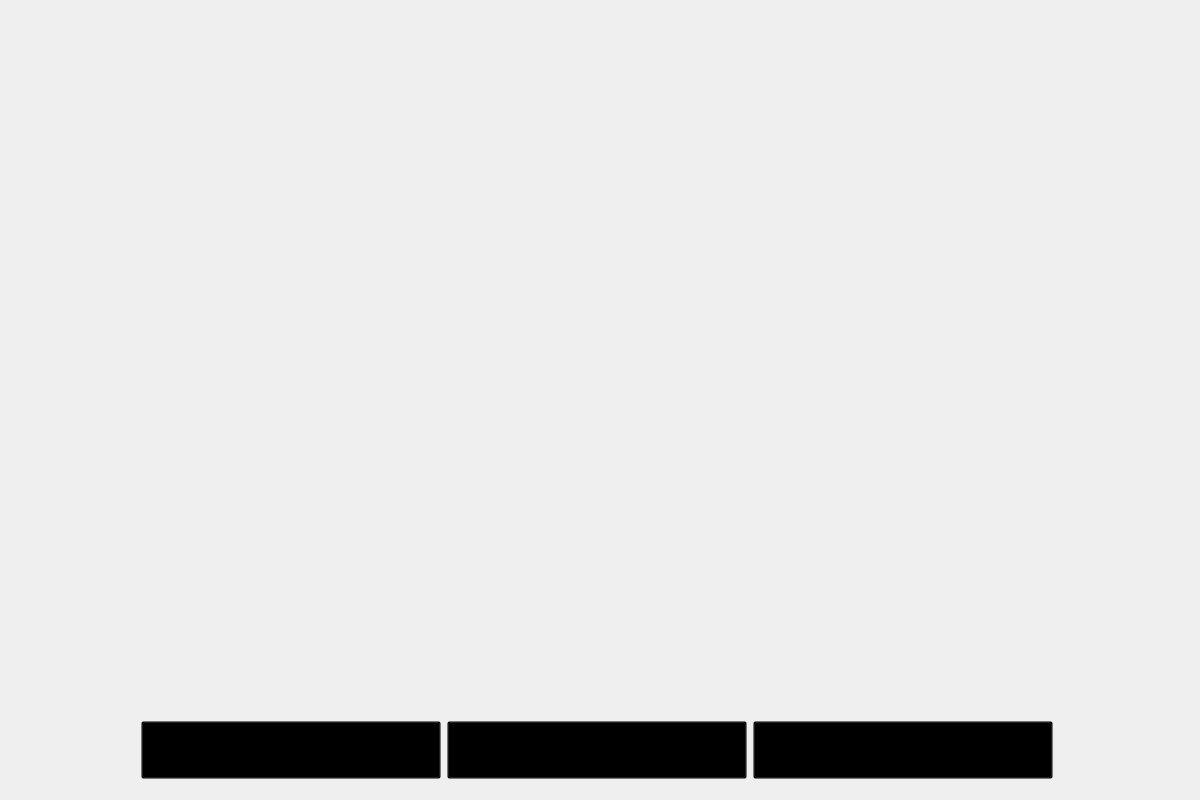
<?xml version="1.0" encoding="UTF-8"?>
<ui version="4.0">
 <class>custom_menu</class>
 <widget class="QWidget" name="custom_menu">
  <property name="geometry">
   <rect>
    <x>0</x>
    <y>0</y>
    <width>1200</width>
    <height>800</height>
   </rect>
  </property>
  <property name="windowTitle">
   <string>Кастомные уровни</string>
  </property>
  <layout class="QHBoxLayout" name="horizontalLayout_3" stretch="1,7,1">
   <item>
    <layout class="QVBoxLayout" name="verticalLayout_2">
     <item>
      <spacer name="horizontalSpacer_2">
       <property name="orientation">
        <enum>Qt::Horizontal</enum>
       </property>
       <property name="sizeHint" stdset="0">
        <size>
         <width>40</width>
         <height>20</height>
        </size>
       </property>
      </spacer>
     </item>
    </layout>
   </item>
   <item>
    <layout class="QVBoxLayout" name="verticalLayout_7" stretch="1,2,0">
     <item alignment="Qt::AlignHCenter|Qt::AlignTop">
      <widget class="QLabel" name="custom_logo">
       <property name="minimumSize">
        <size>
         <width>600</width>
         <height>300</height>
        </size>
       </property>
       <property name="maximumSize">
        <size>
         <width>650</width>
         <height>325</height>
        </size>
       </property>
       <property name="styleSheet">
        <string notr="true">#custom_logo {
background-color: transparent;
border-image:url(:/images/images/custom_logo.png);
background: none;
border: none;
background-repeat: none;
}
</string>
       </property>
       <property name="text">
        <string/>
       </property>
      </widget>
     </item>
     <item>
      <layout class="QVBoxLayout" name="buttons_layout"/>
     </item>
     <item>
      <layout class="QHBoxLayout" name="horizontalLayout_2">
       <property name="bottomMargin">
        <number>10</number>
       </property>
       <item>
        <widget class="QPushButton" name="add_level_button">
         <property name="font">
          <font>
           <family>Comic Sans MS</family>
           <pointsize>30</pointsize>
           <weight>50</weight>
           <italic>false</italic>
           <bold>false</bold>
          </font>
         </property>
         <property name="styleSheet">
          <string notr="true">#add_level_button {
    background: transparent;
    font: &quot;Comic Sans MS&quot;;
    font-size: 30pt;
}

#add_level_button:pressed {
    background: transparent;
    font: &quot;Comic Sans MS&quot;;
    font-size: 28pt;
}</string>
         </property>
         <property name="text">
          <string>Добавить</string>
         </property>
        </widget>
       </item>
       <item>
        <widget class="QPushButton" name="update_level_button">
         <property name="font">
          <font>
           <family>Comic Sans MS</family>
           <pointsize>30</pointsize>
           <weight>50</weight>
           <italic>false</italic>
           <bold>false</bold>
          </font>
         </property>
         <property name="styleSheet">
          <string notr="true">#update_level_button {
    background: transparent;
    font: &quot;Comic Sans MS&quot;;
    font-size: 30pt;
}

#update_level_button:pressed {
    background: transparent;
    font: &quot;Comic Sans MS&quot;;
    font-size: 28pt;
}</string>
         </property>
         <property name="text">
          <string>Изменить</string>
         </property>
        </widget>
       </item>
       <item>
        <widget class="QPushButton" name="delete_level_button">
         <property name="font">
          <font>
           <family>Comic Sans MS</family>
           <pointsize>30</pointsize>
           <weight>50</weight>
           <italic>false</italic>
           <bold>false</bold>
          </font>
         </property>
         <property name="styleSheet">
          <string notr="true">#delete_level_button {
    background: transparent;
    font: &quot;Comic Sans MS&quot;;
    font-size: 30pt;
}

#delete_level_button:pressed {
    background: transparent;
    font: &quot;Comic Sans MS&quot;;
    font-size: 28pt;
}</string>
         </property>
         <property name="text">
          <string>Удалить</string>
         </property>
        </widget>
       </item>
      </layout>
     </item>
    </layout>
   </item>
   <item>
    <layout class="QVBoxLayout" name="verticalLayout_8">
     <item alignment="Qt::AlignRight">
      <widget class="QPushButton" name="custom_quit_button">
       <property name="sizePolicy">
        <sizepolicy hsizetype="Fixed" vsizetype="Fixed">
         <horstretch>0</horstretch>
         <verstretch>0</verstretch>
        </sizepolicy>
       </property>
       <property name="minimumSize">
        <size>
         <width>100</width>
         <height>100</height>
        </size>
       </property>
       <property name="maximumSize">
        <size>
         <width>100</width>
         <height>100</height>
        </size>
       </property>
       <property name="styleSheet">
        <string notr="true">#custom_quit_button {
background-color: transparent;
border-image: url(:/icons/images/widget_quit.png);
background: none;
border: none;
background-repeat: none;
}
#custom_quit_button:pressed
{
   border-image: url(:/icons/images/widget_quit_clicked.png);
}</string>
       </property>
       <property name="text">
        <string/>
       </property>
       <property name="shortcut">
        <string>Esc</string>
       </property>
      </widget>
     </item>
     <item>
      <spacer name="verticalSpacer_2">
       <property name="orientation">
        <enum>Qt::Vertical</enum>
       </property>
       <property name="sizeHint" stdset="0">
        <size>
         <width>20</width>
         <height>40</height>
        </size>
       </property>
      </spacer>
     </item>
    </layout>
   </item>
  </layout>
 </widget>
 <resources>
  <include location="../qrc_files/pictures.qrc"/>
 </resources>
 <connections/>
</ui>
